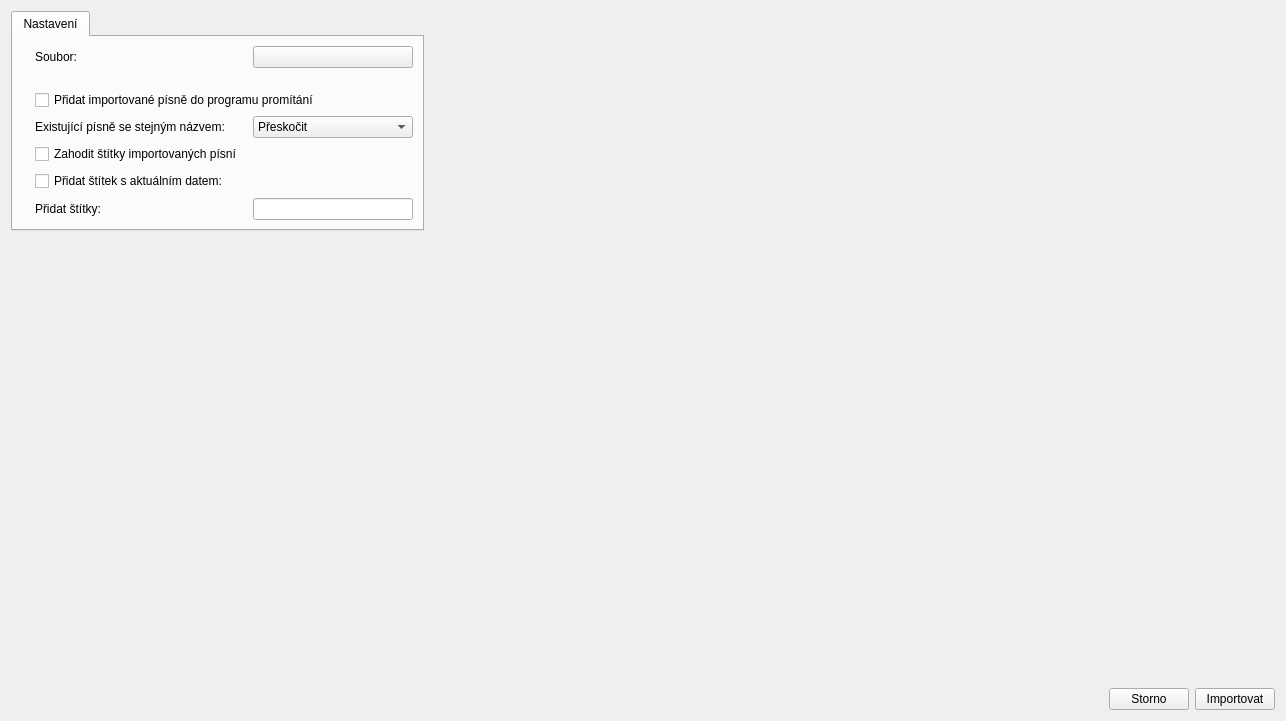
<?xml version="1.0" encoding="UTF-8"?>
<ui version="4.0">
 <class>LumenImportDialog</class>
 <widget class="QDialog" name="LumenImportDialog">
  <property name="windowModality">
   <enum>Qt::ApplicationModal</enum>
  </property>
  <property name="geometry">
   <rect>
    <x>0</x>
    <y>0</y>
    <width>1286</width>
    <height>721</height>
   </rect>
  </property>
  <property name="windowTitle">
   <string>Lumen import</string>
  </property>
  <property name="windowIcon">
   <iconset resource="../../res/resources.qrc">
    <normaloff>:/logos/lumen_icon.ico</normaloff>:/logos/lumen_icon.ico</iconset>
  </property>
  <layout class="QGridLayout" name="gridLayout_2">
   <item row="1" column="0">
    <widget class="QTabWidget" name="twGallery_2">
     <property name="sizePolicy">
      <sizepolicy hsizetype="Preferred" vsizetype="Preferred">
       <horstretch>0</horstretch>
       <verstretch>0</verstretch>
      </sizepolicy>
     </property>
     <property name="focusPolicy">
      <enum>Qt::NoFocus</enum>
     </property>
     <property name="currentIndex">
      <number>0</number>
     </property>
     <widget class="QWidget" name="tab_2">
      <attribute name="icon">
       <iconset resource="../../res/resources.qrc">
        <normaloff>:/icons/16/Settings_16px.png</normaloff>:/icons/16/Settings_16px.png</iconset>
      </attribute>
      <attribute name="title">
       <string>Nastavení</string>
      </attribute>
      <layout class="QGridLayout" name="gridLayout">
       <item row="4" column="1" colspan="3">
        <widget class="QCheckBox" name="cbStripTags">
         <property name="sizePolicy">
          <sizepolicy hsizetype="Expanding" vsizetype="Fixed">
           <horstretch>0</horstretch>
           <verstretch>0</verstretch>
          </sizepolicy>
         </property>
         <property name="text">
          <string>Zahodit štítky importovaných písní</string>
         </property>
        </widget>
       </item>
       <item row="2" column="0">
        <widget class="QLabel" name="label">
         <property name="pixmap">
          <pixmap resource="../../res/resources.qrc">:/icons/16/Timeline_16px.png</pixmap>
         </property>
        </widget>
       </item>
       <item row="2" column="1" colspan="3">
        <widget class="QCheckBox" name="cbAddToPlaylist">
         <property name="sizePolicy">
          <sizepolicy hsizetype="Expanding" vsizetype="Fixed">
           <horstretch>0</horstretch>
           <verstretch>0</verstretch>
          </sizepolicy>
         </property>
         <property name="text">
          <string>Přidat importované písně do programu promítání</string>
         </property>
        </widget>
       </item>
       <item row="6" column="0">
        <widget class="QLabel" name="label_4">
         <property name="pixmap">
          <pixmap resource="../../res/resources.qrc">:/icons/16/Tags_16px.png</pixmap>
         </property>
        </widget>
       </item>
       <item row="1" column="1">
        <spacer name="verticalSpacer_2">
         <property name="orientation">
          <enum>Qt::Vertical</enum>
         </property>
         <property name="sizeType">
          <enum>QSizePolicy::Fixed</enum>
         </property>
         <property name="sizeHint" stdset="0">
          <size>
           <width>20</width>
           <height>16</height>
          </size>
         </property>
        </spacer>
       </item>
       <item row="0" column="3">
        <widget class="QPushButton" name="btnSelectFile">
         <property name="icon">
          <iconset resource="../../res/resources.qrc">
           <normaloff>:/icons/16/Open_16px.png</normaloff>:/icons/16/Open_16px.png</iconset>
         </property>
         <property name="autoDefault">
          <bool>false</bool>
         </property>
        </widget>
       </item>
       <item row="6" column="1">
        <widget class="QLabel" name="label_5">
         <property name="text">
          <string>Přidat štítky:</string>
         </property>
        </widget>
       </item>
       <item row="4" column="0">
        <widget class="QLabel" name="label_8">
         <property name="pixmap">
          <pixmap resource="../../res/resources.qrc">:/icons/16/Tags_16px.png</pixmap>
         </property>
        </widget>
       </item>
       <item row="0" column="1">
        <widget class="QLabel" name="label_7">
         <property name="text">
          <string>Soubor:</string>
         </property>
        </widget>
       </item>
       <item row="3" column="0">
        <widget class="QLabel" name="label_2">
         <property name="pixmap">
          <pixmap resource="../../res/resources.qrc">:/icons/16/Sort By Modified Date_16px.png</pixmap>
         </property>
        </widget>
       </item>
       <item row="3" column="2">
        <spacer name="horizontalSpacer_2">
         <property name="orientation">
          <enum>Qt::Horizontal</enum>
         </property>
         <property name="sizeType">
          <enum>QSizePolicy::Fixed</enum>
         </property>
         <property name="sizeHint" stdset="0">
          <size>
           <width>16</width>
           <height>20</height>
          </size>
         </property>
        </spacer>
       </item>
       <item row="3" column="1">
        <widget class="QLabel" name="label_3">
         <property name="text">
          <string>Existující písně se stejným názvem:</string>
         </property>
        </widget>
       </item>
       <item row="0" column="0">
        <widget class="QLabel" name="label_6">
         <property name="pixmap">
          <pixmap resource="../../res/resources.qrc">:/icons/16/Folder_16px.png</pixmap>
         </property>
        </widget>
       </item>
       <item row="3" column="3">
        <widget class="QComboBox" name="cmbConflictBehavior">
         <property name="sizePolicy">
          <sizepolicy hsizetype="Expanding" vsizetype="Fixed">
           <horstretch>0</horstretch>
           <verstretch>0</verstretch>
          </sizepolicy>
         </property>
         <property name="currentIndex">
          <number>0</number>
         </property>
         <property name="sizeAdjustPolicy">
          <enum>QComboBox::AdjustToContents</enum>
         </property>
         <item>
          <property name="text">
           <string>Přeskočit</string>
          </property>
         </item>
         <item>
          <property name="text">
           <string>Přidat a nechat původní</string>
          </property>
         </item>
         <item>
          <property name="text">
           <string>Přepsat</string>
          </property>
         </item>
        </widget>
       </item>
       <item row="6" column="3">
        <widget class="SongTagsLineEdit" name="lnTags"/>
       </item>
       <item row="5" column="0">
        <widget class="QLabel" name="label_9">
         <property name="pixmap">
          <pixmap resource="../../res/resources.qrc">:/icons/16/Tags_16px.png</pixmap>
         </property>
        </widget>
       </item>
       <item row="5" column="1" colspan="3">
        <layout class="QHBoxLayout" name="horizontalLayout">
         <item>
          <widget class="QCheckBox" name="cbAddDateLabel">
           <property name="sizePolicy">
            <sizepolicy hsizetype="Expanding" vsizetype="Fixed">
             <horstretch>0</horstretch>
             <verstretch>0</verstretch>
            </sizepolicy>
           </property>
           <property name="text">
            <string>Přidat štítek s aktuálním datem:</string>
           </property>
          </widget>
         </item>
         <item>
          <widget class="QLabel" name="lblCurrentDateLabel"/>
         </item>
        </layout>
       </item>
      </layout>
     </widget>
    </widget>
   </item>
   <item row="2" column="0">
    <spacer name="verticalSpacer_3">
     <property name="orientation">
      <enum>Qt::Vertical</enum>
     </property>
     <property name="sizeHint" stdset="0">
      <size>
       <width>20</width>
       <height>40</height>
      </size>
     </property>
    </spacer>
   </item>
   <item row="1" column="1" rowspan="2">
    <widget class="MultiSongSelectionWidget" name="wgtSongSelection" native="true">
     <property name="sizePolicy">
      <sizepolicy hsizetype="Expanding" vsizetype="Expanding">
       <horstretch>0</horstretch>
       <verstretch>0</verstretch>
      </sizepolicy>
     </property>
    </widget>
   </item>
   <item row="3" column="0" colspan="2">
    <layout class="QHBoxLayout" name="horizontalLayout_2">
     <item>
      <spacer name="horizontalSpacer">
       <property name="orientation">
        <enum>Qt::Horizontal</enum>
       </property>
       <property name="sizeType">
        <enum>QSizePolicy::Expanding</enum>
       </property>
       <property name="sizeHint" stdset="0">
        <size>
         <width>0</width>
         <height>20</height>
        </size>
       </property>
      </spacer>
     </item>
     <item>
      <widget class="QPushButton" name="btnClose">
       <property name="text">
        <string>Storno</string>
       </property>
       <property name="icon">
        <iconset resource="../../res/resources.qrc">
         <normaloff>:/icons/16/Delete_16px.png</normaloff>:/icons/16/Delete_16px.png</iconset>
       </property>
       <property name="autoDefault">
        <bool>false</bool>
       </property>
      </widget>
     </item>
     <item>
      <widget class="QPushButton" name="btnImport">
       <property name="text">
        <string>Importovat</string>
       </property>
       <property name="icon">
        <iconset resource="../../res/resources.qrc">
         <normaloff>:/icons/16/Import_16px.png</normaloff>:/icons/16/Import_16px.png</iconset>
       </property>
       <property name="autoDefault">
        <bool>false</bool>
       </property>
      </widget>
     </item>
    </layout>
   </item>
  </layout>
 </widget>
 <customwidgets>
  <customwidget>
   <class>SongTagsLineEdit</class>
   <extends>QLineEdit</extends>
   <header>wgt/songtagslineedit.h</header>
  </customwidget>
  <customwidget>
   <class>MultiSongSelectionWidget</class>
   <extends>QWidget</extends>
   <header>wgt/multisongselectionwidget.h</header>
   <container>1</container>
  </customwidget>
 </customwidgets>
 <tabstops>
  <tabstop>btnSelectFile</tabstop>
  <tabstop>cbAddToPlaylist</tabstop>
  <tabstop>cmbConflictBehavior</tabstop>
  <tabstop>lnTags</tabstop>
  <tabstop>btnImport</tabstop>
  <tabstop>btnClose</tabstop>
 </tabstops>
 <resources>
  <include location="../../res/resources.qrc"/>
 </resources>
 <connections/>
</ui>
